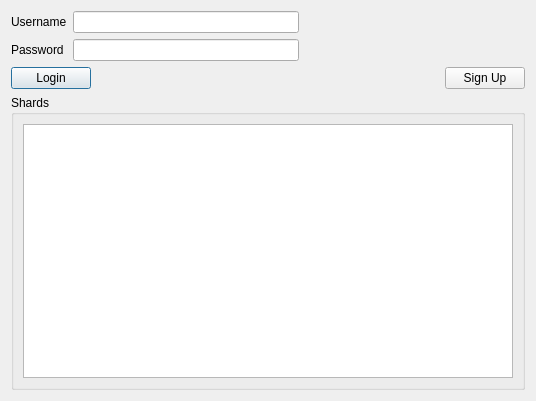
<?xml version="1.0" encoding="UTF-8"?>
<ui version="4.0">
 <class>NelLauncherDlg</class>
 <widget class="QDialog" name="NelLauncherDlg">
  <property name="geometry">
   <rect>
    <x>0</x>
    <y>0</y>
    <width>536</width>
    <height>401</height>
   </rect>
  </property>
  <property name="sizePolicy">
   <sizepolicy hsizetype="Expanding" vsizetype="Expanding">
    <horstretch>0</horstretch>
    <verstretch>0</verstretch>
   </sizepolicy>
  </property>
  <property name="minimumSize">
   <size>
    <width>350</width>
    <height>300</height>
   </size>
  </property>
  <property name="windowTitle">
   <string>NeL Launcher</string>
  </property>
  <layout class="QGridLayout" name="gridLayout_2">
   <item row="0" column="0">
    <layout class="QGridLayout" name="gridLayout">
     <item row="0" column="0">
      <widget class="QLabel" name="lblUsername">
       <property name="text">
        <string>Username</string>
       </property>
      </widget>
     </item>
     <item row="0" column="1">
      <layout class="QHBoxLayout" name="horizontalLayout_3">
       <item>
        <widget class="QLineEdit" name="leUsername"/>
       </item>
       <item>
        <spacer name="horizontalSpacer_3">
         <property name="orientation">
          <enum>Qt::Horizontal</enum>
         </property>
         <property name="sizeHint" stdset="0">
          <size>
           <width>40</width>
           <height>20</height>
          </size>
         </property>
        </spacer>
       </item>
      </layout>
     </item>
     <item row="1" column="0">
      <widget class="QLabel" name="lblPassword">
       <property name="text">
        <string>Password</string>
       </property>
      </widget>
     </item>
     <item row="1" column="1">
      <layout class="QHBoxLayout" name="horizontalLayout">
       <item>
        <widget class="QLineEdit" name="lePassword"/>
       </item>
       <item>
        <spacer name="horizontalSpacer_2">
         <property name="orientation">
          <enum>Qt::Horizontal</enum>
         </property>
         <property name="sizeHint" stdset="0">
          <size>
           <width>58</width>
           <height>18</height>
          </size>
         </property>
        </spacer>
       </item>
      </layout>
     </item>
    </layout>
   </item>
   <item row="1" column="0">
    <layout class="QHBoxLayout" name="horizontalLayout_2">
     <item>
      <widget class="QPushButton" name="pbLogin">
       <property name="text">
        <string>Login</string>
       </property>
      </widget>
     </item>
     <item>
      <spacer name="horizontalSpacer">
       <property name="orientation">
        <enum>Qt::Horizontal</enum>
       </property>
       <property name="sizeHint" stdset="0">
        <size>
         <width>40</width>
         <height>20</height>
        </size>
       </property>
      </spacer>
     </item>
     <item>
      <widget class="QPushButton" name="pbSignup">
       <property name="text">
        <string>Sign Up</string>
       </property>
      </widget>
     </item>
    </layout>
   </item>
   <item row="2" column="0">
    <widget class="QGroupBox" name="groupBox">
     <property name="title">
      <string>Shards</string>
     </property>
     <property name="flat">
      <bool>false</bool>
     </property>
     <layout class="QGridLayout" name="gridLayout_3">
      <item row="0" column="0">
       <widget class="QTableWidget" name="tblShardList">
        <property name="editTriggers">
         <set>QAbstractItemView::DoubleClicked</set>
        </property>
        <property name="dragDropOverwriteMode">
         <bool>false</bool>
        </property>
        <property name="selectionBehavior">
         <enum>QAbstractItemView::SelectRows</enum>
        </property>
        <attribute name="horizontalHeaderStretchLastSection">
         <bool>true</bool>
        </attribute>
        <attribute name="horizontalHeaderStretchLastSection">
         <bool>true</bool>
        </attribute>
       </widget>
      </item>
     </layout>
    </widget>
   </item>
  </layout>
 </widget>
 <resources/>
 <connections/>
</ui>
